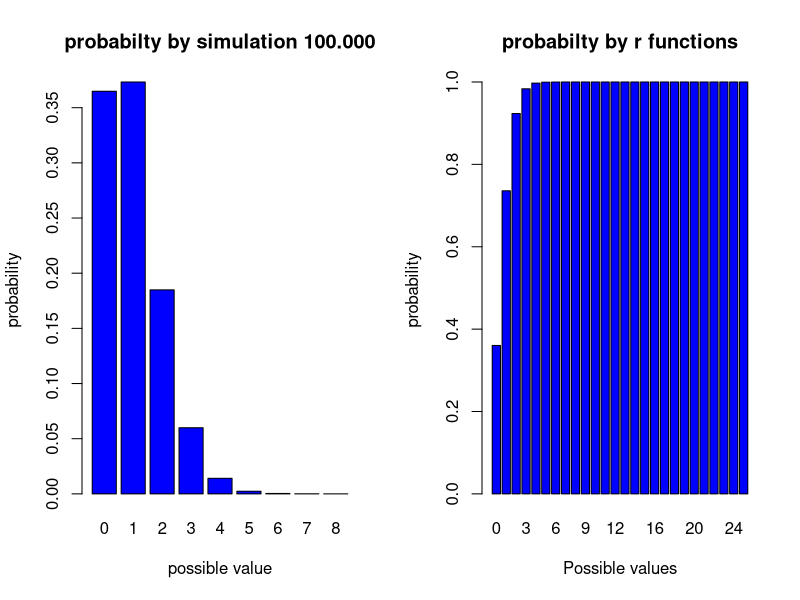

Here is the R script that generated this plot:
## ---- chunk 1
knitr::opts_chunk$set(echo = TRUE)
## ---- chunk 2
#Kans dat er 0 producten kapot zijn is
dbinom(0, 25, 0.04)

#Kans dat er 1 tot 5 producten kapot zijn is
u <-seq(1,5,by = 1)
sum(dbinom(u, 25, 0.04))

par(mfrow=c(1,2))

## ---- chunk 3
#Grafiek middels simulaties
t=rbinom(100000, 25, 0.04)
barplot(table(t)/length(t),main = "probabilty by simulation 100.000", ylab="probability", xlab="possible value", col = "blue")

#Grafiek tekenen middels R function
x <-seq(0,25,by = 1)
z = pbinom(x,25, 0.04)
barplot(z, names.arg = 0:25,main = "probabilty by r functions", ylab="probability", xlab="Possible values", col = "blue")
